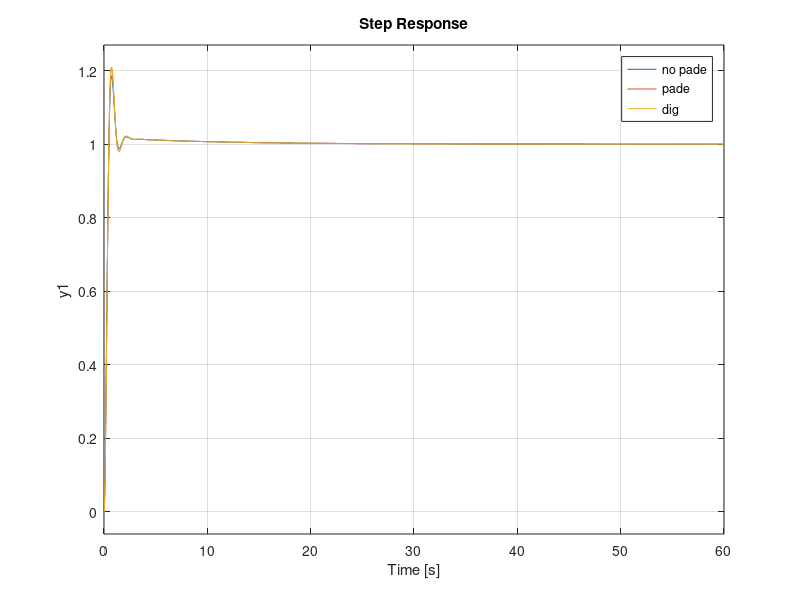

The MATLAB source for this figure:
% Ts = 0.2;
Ts = 0.02;

s = tf('s');
P = 1 / (0.2 * s + 1);
C = (500 * s + 50) / (100 * (s ^ 2) + s);
w_p = 2 / Ts;
pade = 1 / (1 + (s / w_p))

F = feedback(C * P, 1);
F_ = feedback(C * pade * P, 1);

dC = c2d(C, Ts, 'tustin')
dP = c2d(P, Ts, 'zoh')
dF = feedback(dC * dP, 1);
step(F, F_, dF);
legend('no pade', 'pade', 'dig');
